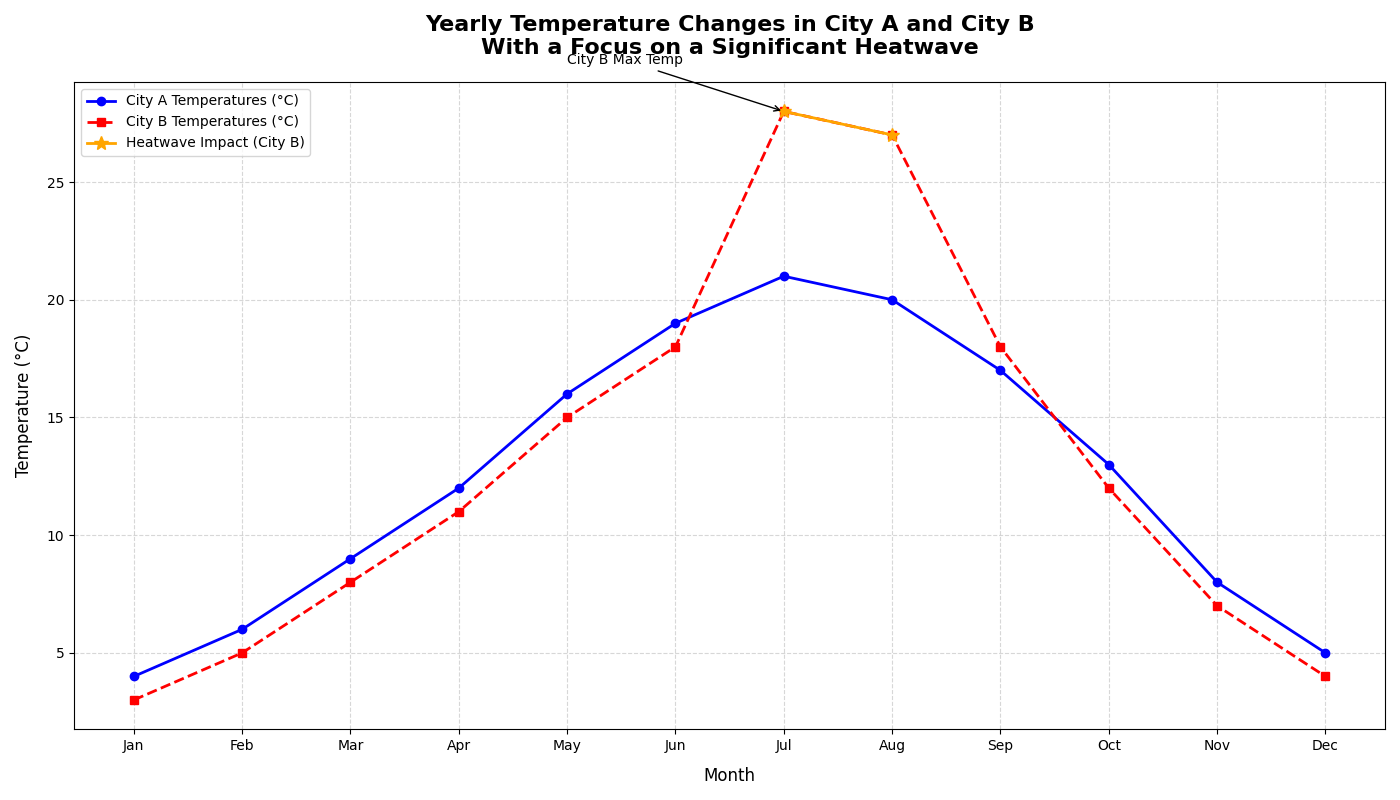

Here is the Python script that generated this plot:
import matplotlib.pyplot as plt
import numpy as np

# Backstory: The chart will plot the hypothetical temperature changes in two cities (City A and City B) over the course of a year, demonstrating the impact of a heatwave.

# Create data for months
months = np.array(['Jan', 'Feb', 'Mar', 'Apr', 'May', 'Jun', 'Jul', 'Aug', 'Sep', 'Oct', 'Nov', 'Dec'])

# Hypothetical temperature data for City A (slight increase throughout the year) and City B (significant heatwave in July - August)
city_a_temperatures = np.array([4, 6, 9, 12, 16, 19, 21, 20, 17, 13, 8, 5])
city_b_temperatures = np.array([3, 5, 8, 11, 15, 18, 28, 27, 18, 12, 7, 4])

# Plot configuration
plt.figure(figsize=(14, 8))

# Plot data for City A
plt.plot(months, city_a_temperatures, color='blue', marker='o', linestyle='-', linewidth=2, markersize=6, label='City A Temperatures (°C)')

# Plot data for City B with highlighting around observatory seasons
plt.plot(months, city_b_temperatures, color='red', marker='s', linestyle='--', linewidth=2, markersize=6, label='City B Temperatures (°C)')

# Highlight the heatwave months in City B
heatwave_months = np.array(['Jul', 'Aug'])
heatwave_temps = city_b_temperatures[6:8]
plt.plot(heatwave_months, heatwave_temps, color='orange', marker='*', linestyle='-', linewidth=2, markersize=10, label='Heatwave Impact (City B)')

# Annotations for specific data points
plt.annotate('City B Max Temp', xy=('Jul', 28), xytext=('May', 30),
             arrowprops=dict(facecolor='red', arrowstyle='->'), fontsize=10)

# Titles and labels
plt.title('Yearly Temperature Changes in City A and City B\nWith a Focus on a Significant Heatwave', fontsize=16, fontweight='bold', pad=20)
plt.xlabel('Month', fontsize=12, labelpad=10)
plt.ylabel('Temperature (°C)', fontsize=12, labelpad=10)

# Grid, Legend, and Layout
plt.grid(True, linestyle='--', alpha=0.5)
plt.legend(loc='upper left', fontsize=10)
plt.tight_layout()

# Display the plot
plt.show()
